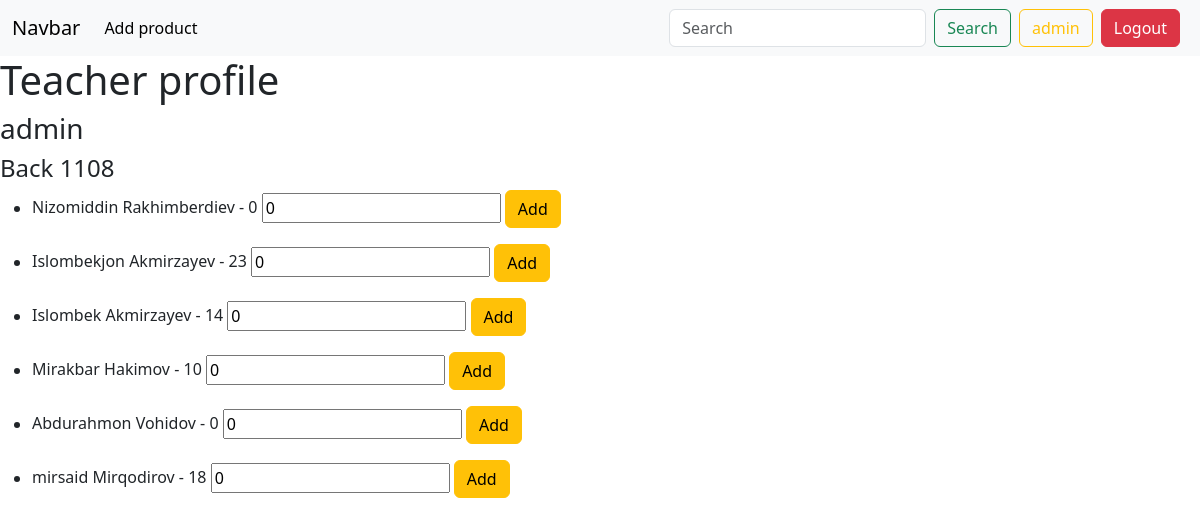
Page /users/groups/1/ (signed in) on the committed database.
### users/models.py (models this page shows, shortened)
class CustomUser(AbstractUser):
    ROLES = (
        ('admin', 'admin'),
        ('student', 'student'),
        ('teacher', 'teacher')
    )
    avatar = models.ImageField(upload_to='user_avatars/')
    phone_number = models.CharField(max_length=20, unique=True)
    role = models.CharField(max_length=10, choices=ROLES, default='student')
    coins = models.IntegerField(default=0)
    group = models.ForeignKey('Group', on_delete=models.CASCADE, related_name='student_group')

class Group(models.Model):
    DAYS = (
        ('Odd', 'Odd'),
        ('Even', 'Even'),
        ('Weekend', 'Weekend')
    )
    name = models.CharField(max_length=50)
    teacher = models.ForeignKey(CustomUser, on_delete=models.CASCADE, related_name='teacher')
    day = models.CharField(max_length=10, choices=DAYS)
    time = models.TimeField(default='09:00')
    created_at = models.DateTimeField(auto_now_add=True)
    updated_at = models.DateTimeField(auto_now=True)
    is_active = models.BooleanField(default=True)

### users/views.py (the view)
# urls.py: path('groups/<int:id>/', group_detail_view, name='group-detail'),
def group_detail_view(request, id):
    group = Group.objects.get(id=id)
    students = CustomUser.objects.filter(group=group, role='student')
    return render(request, 'group_detail.html', {'group': group,'students': students})

### templates/group_detail.html (shortened to what this page needs)
{% extends 'base.html' %}
{% block content %}
  <h1>Teacher profile</h1>
  <h3>{{ group.teacher.username }}</h3>
  <h4>{{ group.name }}</h4>
  {% for student in students %}
  <ul>
    <li>
      {{ student.first_name }} {{ student.last_name }} - <span id="coins-{{ student.id }}">{{ student.coins }}</span>
      <form method="post" class="d-inline" id="form-{{ student.id }}">
        <input type="number" id="{{ student.id }}" name="coin" value=0>
        <button type="submit" class="btn btn-warning">Add</button>
      </form>
    </li>
  </ul>
  {% endfor %}
{% endblock %}

### templates/base.html (shortened to what this page needs)
<!doctype html>
<html lang="en">
<head>
    <link href="https://cdn.jsdelivr.net/npm/bootstrap@5.3.3/dist/css/bootstrap.min.css" rel="stylesheet"
>
</head>
<body>
<nav class="navbar navbar-expand-lg bg-body-tertiary">
    <div class="container-fluid">
        <a class="navbar-brand" href="{% url 'home' %}">Navbar</a>
        <div class="collapse navbar-collapse" id="navbarNav">
            <ul class="navbar-nav me-auto mb-2 mb-lg-0">
                <li class="nav-item">
                    {% if request.user.is_staff %}
                    <a class="nav-link active" aria-current="page" href="{% url 'add' %}">Add product</a>
                    {% endif %}
                </li>
            </ul>
            <form class="d-flex" role="search">
                <input class="form-control me-2" type="search" placeholder="Search" aria-label="Search">
                <button class="btn btn-outline-success  me-2" type="submit">Search</button>
                {% if request.user.is_authenticated %}
                <a class="btn btn-outline-warning me-2" href="{% url 'profile' %}">{{ request.user.username }}</a>
                <a class="btn btn-danger me-2" href="{% url 'logout' %}">Logout</a>
                {% else %}
                <a class="btn btn-success me-2" href="{% url 'register' %}">SignUp</a>
                <a class="btn btn-primary" href="{% url 'login' %}">SignIn</a>
                {% endif %}
            </form>
        </div>
    </div>
</nav>
{% block content %}
{% endblock %}
</body>
</html>

### rows in the picture
CustomUser: user.username "admin"
Group: teacher.username "admin", name "Back 1108"
CustomUser: first_name "Nizomiddin", last_name "Rakhimberdiev", coins "0"
CustomUser: first_name "Islombekjon", last_name "Akmirzayev", coins "23"
CustomUser: first_name "Islombek", last_name "Akmirzayev", coins "14"
CustomUser: first_name "Mirakbar", last_name "Hakimov", coins "10"
CustomUser: first_name "Abdurahmon", last_name "Vohidov", coins "0"
CustomUser: first_name "mirsaid", last_name "Mirqodirov", coins "18"
